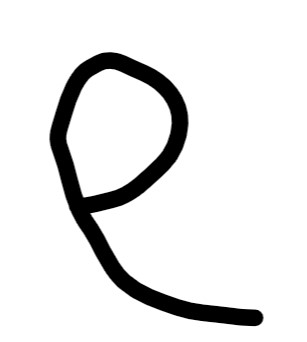
#> input picture src/test_images/test_0.jpg, 307 x 342 px; the run also reads 2 pictures not shown here
$ jupyter execute --allow-errors 'Handwritten Digit Recognition.ipynb'
#> lines starting #> are read from the running program, lines starting #| are printed output that depends on the picture; after the words box and inside, x2 and y2 are one past the last pixel; in counts of white or black regions, pixels touching at a corner belong together
### notebooks/layers/sequential.py
from __future__ import print_function
import numpy as np
import math


class Sequential(object):
    def __init__(self, layers, loss):
        """
        Sequential model

        Implements a sequence of layers

        Parameters
        ----------
        layers : list of layer objects
        loss : loss object
        """
        self.layers = layers
        self.loss = loss

    # [59 lines left out: functions forward, backward, update_param, not called in this run]


    def fit(self, x, y, epochs=10, lr=0.1, batch_size=128):
        """
        Fit parameters of all layers using batches

        Parameters
        ----------
        x : numpy matrix
            Training data (number of samples x number of features)
        y : numpy matrix
            Training labels (number of samples x number of features) (one-hot)
        epochs: integer
            Number of epochs to run (1 epoch = 1 pass through entire data)
        lr: float
            Learning rate
        batch_size: integer
            Number of data samples per batch of gradient descent
        """

        nb_of_batches = math.ceil(len(x) / batch_size)

        loss_per_epoch = []

        for epoch in range(0, epochs+1):
            start = 0
            loss_per_batch = []
            for i in range(1, nb_of_batches + 1):

                cutoff = i * batch_size if i != nb_of_batches else len(x)
                batch = x[start:cutoff, :]
                batch_targets = y[start:cutoff, :]
                start = cutoff
                loss = self.forward(batch, batch_targets)
                loss_per_batch.append(loss)

                if epoch != 0:                  #to add the loss at epoch 0, before update
                    self.backward()
                    self.update_param(lr)

            loss_per_epoch.append(np.mean(loss_per_batch))
        return loss_per_epoch


    # [17 lines left out: function predict, not called in this run]


### notebooks/layers/full.py
import numpy as np


class FullLayer(object):
    def __init__(self, n_i, n_o):
        """
        Fully connected layer

        Parameters
        ----------
        n_i : integer
            The number of inputs
        n_o : integer
            The number of outputs
        """
        self.x = None
        self.W_grad = None
        self.b_grad = None

        # need to initialize self.W and self.b
        self.W = np.random.normal(loc=0, scale=np.sqrt(2/(n_i+n_o)), size=(n_o, n_i))
        self.b = np.zeros(shape=(1, n_o))

    # [72 lines left out: functions forward, backward, update_param, not called in this run]

### notebooks/layers/relu.py
import numpy as np

class ReluLayer(object):
    def __init__(self):
        """
        Rectified Linear Unit
        """
        self.y = None

    # [47 lines left out: functions forward, backward, not called in this run]

    def update_param(self, lr):
        pass  # no parameters to update

### notebooks/layers/softmax.py
import numpy as np


class SoftMaxLayer(object):
    def __init__(self):
        """
        Constructor
        """
        self.y = None

    # [61 lines left out: functions forward, backward, not called in this run]


    def update_param(self, lr):
        pass  # no learning for softmax layer

### notebooks/layers/cross_entropy.py
import numpy as np


class CrossEntropyLayer(object):
    def __init__(self):
        """
        Constructor
        """
        self.x = None
        self.t = None

    # [48 lines left out: functions forward, backward, not called in this run]


### notebooks/Handwritten Digit Recognition.ipynb
# Introduction

In this project, we will build a **note-taking mobile application**. In this application, the user will be able to:

1. Create, edit, and rename different note pages
2. Type notes, as all regular note-taking applications allow
3. Write the notes using the phone's touchscreen

A screenshot of the design of the app can be seen below:

The **main objective** of this notebook **is to document** the development of the third feature, writing the notes using the phone's touchscreen. For this feature, the application will have to use a **Machine Learning model to analyze and identify the hand-written words/digits** that the user wrote, in order to then convert them to text.

As such, the flow of the project is as follows:

1. **[Data Preparation](#data_preparation)**: In this section, we describe, and clean the datasets used for model training

2. **[Preprocessing](#preprocessing)**: In this section, we define the preprocessing that needs to be done on input data before feeding it to the model

3. **[Modelling](#modelling)**: In this section, we build different models and evaluate each in order to come up with a final choice on which model to adopt in our application

4. **[Deployment](#deployment)**: In this section, we discuss how the model was deployed and interfaced with the built mobile application

5. **[Conclusion](#conclusion)**: In this section, we conclude the project

# Data Preparation

# Preprocessing <a id='preprocessing'></a>

As an initial step, we need to find a way to extract the character from the image.

To do so, we can use OpenCV's contour function.
<p style="color: red">INSERT EXPLANATION OF HOW THE CONTOURS WORK</p>

We decide to crop the image with size **because********************

Having said that, we can now write a function that gets the bounding box around a certain character in an image.

[cell 1]
import cv2
import numpy as np
import matplotlib
import matplotlib.pyplot as plt
import itertools

[cell 2]
def get_bounding_box(input_dir, fname, output_directory="", write=False):
    """
    Extracts the letter from an image by getting bounding boxes and resizes
    the photo to 40x30x3 (RGB color stays)

    Parameters
    ----------
    input_dir : string
        Directory that contains the file to be analyzed (excluding the name of the file).
    fname : string
        The name of the file to be analyzed.
    output_directory : string
        Directory where the resulting file should be saved.
    show : boolean, optional
        Displays the image using OpenCV if True. The default is False.

    Returns
    -------
    ndarray
        Original image with bounding boxes applied on it.
    letter_imgs : list
        List of cropped images from the bounding boxes.

    """
#> called with input_dir = '../src/test_images', fname = 'test_0.jpg', output_directory = '../src/test_images/results', write = False

    image = cv2.imread(f"{input_dir}/{fname}")
#> image is the input picture: shape (342, 307, 3); min 0, max 255, mean 229.2
    original = image.copy()

    gray = cv2.cvtColor(image, cv2.COLOR_BGR2GRAY)
    thresh = cv2.threshold(gray, 0, 255,
                           cv2.THRESH_BINARY_INV + cv2.THRESH_OTSU)[1]
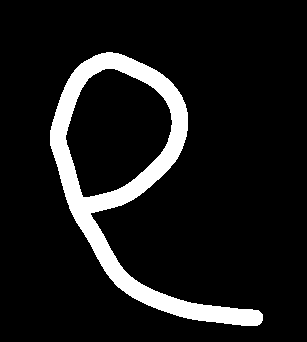
#> thresh: shape (342, 307); 10.2% white; 1 white region

    cnts = cv2.findContours(thresh, cv2.RETR_EXTERNAL, cv2.CHAIN_APPROX_SIMPLE)
#> cnts = 1 contour; box (x1, y1, x2, y2) and area: (50, 52, 263, 326) 19832
    cnts = cnts[0] if len(cnts) == 2 else cnts[1]

    bounding_rects = [cv2.boundingRect(c) for c in cnts]
#> bounding_rects = [(50, 52, 213, 274)]

    letter_imgs = []

    for index, (x, y, w, h) in enumerate(bounding_rects):
        cv2.rectangle(image, (x, y), (x + w, y + h), (0, 0, 255), 2)

        t, imbw = cv2.threshold(gray, 127, 255, cv2.THRESH_BINARY)
        ROI = original[y:y + h, x:x + w]
        imbw = imbw[y:y + h, x:x + w]
        ROI = cv2.resize(ROI, (40, 30), interpolation=cv2.INTER_CUBIC)[:, :, 0]
        imbw = cv2.resize(imbw, (40, 30), interpolation=cv2.INTER_CUBIC)

        letter_imgs.append(imbw)

        if write:
            ext_pos = fname.rfind(".")
            file_name = fname[:ext_pos] + f"_{index}" + fname[ext_pos:]
            cv2.imwrite(f'{output_directory}/{file_name}', imbw)
#> this loop made 1 pass
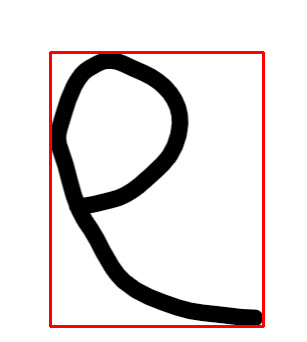
#> image: shape (342, 307, 3); 2.78% of pixels changed, all inside (x1, y1, x2, y2) = (49, 51, 265, 328)
#> after the loop, letter_imgs = 1 item

    return (image[:, :, ::-1], letter_imgs)

Let's test it out:

[cell 3]
image_with_boxes, cropped = get_bounding_box("../src/test_images",
                                             "test_0.jpg",
                                             "../src/test_images/results")
#> cropped = 1 item
plt.figure(figsize=(3, 3))

plt.subplot(1, len(cropped) + 1, 1)
plt.imshow(image_with_boxes)
plt.title("Bounding Boxes", fontsize=10)
plt.xticks([])
plt.yticks([])

for i, letter in enumerate(cropped):
    plt.subplot(1, len(cropped) + 1, i + 2)
    plt.imshow(letter, cmap="gray")
    plt.title(f"Cropped letter {i+1}", fontsize=10)
    plt.xticks([])
    plt.yticks([])
#> this loop made 1 pass

The above algorithm can also detect multiple letters in the same image:

[cell 4]
image_with_boxes, cropped = get_bounding_box("../src/test_images",
                                             "test_01.jpg")
#> call 2 of get_bounding_box, with input_dir = '../src/test_images', fname = 'test_01.jpg', output_directory = '', write = False
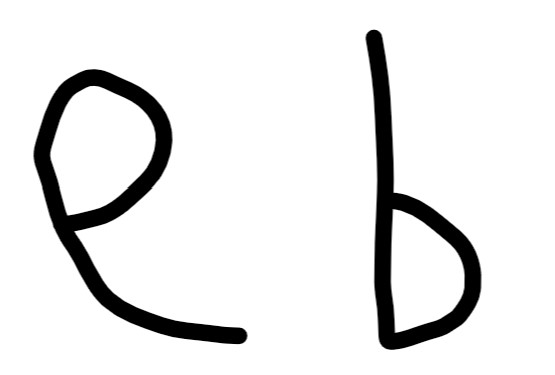
#> input picture src/test_images/test_01.jpg, 555 x 375 px
#> in get_bounding_box, image is the input picture: shape (375, 555, 3); min 0, max 255, mean 230.8
#> in get_bounding_box (call 2), `cnts = cv2.findContours(thresh, cv2.RETR_EXTERNAL, cv2.CHAIN_APPROX_SI..`: cnts = 2 contours; box (x1, y1, x2, y2) and area: (34, 69, 247, 344) 19938, (366, 30, 481, 350) 15348
#> in get_bounding_box (call 2), `bounding_rects = [cv2.boundingRect(c) for c in cnts]`: bounding_rects = [(34, 69, 213, 275), (366, 30, 115, 320)]
#> the loop in get_bounding_box (call 2), `for index, (x, y, w, h) in enumerate(bounding_rects):` made 2 passes
#> pass 1, in get_bounding_box (call 2), `imbw = imbw[y:y + h, x:x + w]`:
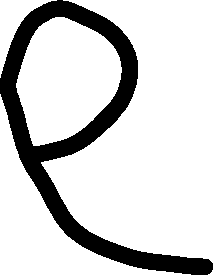
#> imbw: shape (275, 213); 81.8% white; 1 black region, box (x1, y1, x2, y2) and area: (0, 0, 213, 275) 10689
#> after the loop in get_bounding_box (call 2), `for index, (x, y, w, h) in enumerate(bounding_rects):`:
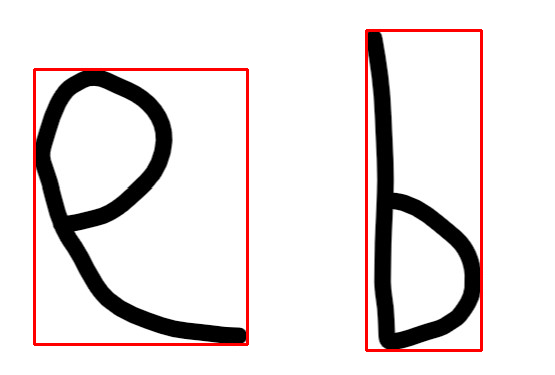
#> image: shape (375, 555, 3); 2.66% of pixels changed, all inside (x1, y1, x2, y2) = (33, 29, 483, 352)
#> after the loop in get_bounding_box (call 2), `for index, (x, y, w, h) in enumerate(bounding_rects):`: letter_imgs = 2 items
#> image_with_boxes: shape (375, 555, 3)
#> cropped = 2 items

plt.figure(figsize=(7, 1))

plt.subplot(1, len(cropped) + 1, 1)
plt.imshow(image_with_boxes)
plt.title("Bounding Boxes", fontsize=10)
plt.xticks([])
plt.yticks([])

for i, letter in enumerate(cropped):
    plt.subplot(1, len(cropped) + 1, i + 2)
    plt.imshow(letter, cmap="gray")
    plt.title(f"Cropped letter {i+1}", fontsize=10)
    plt.xticks([])
    plt.yticks([])
#> this loop made 2 passes

However, as used now, the algorithm might generate undesired results. For instance, when writing the letter A, the user might draw it in such a way that the dash connecting the two sides might not intersect them. In this case, the algorithm would detect two objects, instead of one connected A. This case is also seen with letters that take in a *dot*, such as the 'i' or the 'j'. Below is an example:

[cell 5]
i, _ = get_bounding_box("./images", fname="letter_i.jpg")
#> call 3 of get_bounding_box, with input_dir = './images', fname = 'letter_i.jpg', output_directory = '', write = False
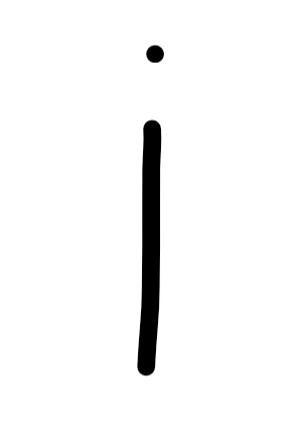
#> input picture notebooks/images/letter_i.jpg, 307 x 435 px
#> in get_bounding_box, image is the input picture: shape (435, 307, 3); min 0, max 255, mean 246
#> in get_bounding_box (call 3), `thresh = cv2.threshold(gray, 0, 255, cv2.THRESH_BINARY_INV + cv2.THRES..`:
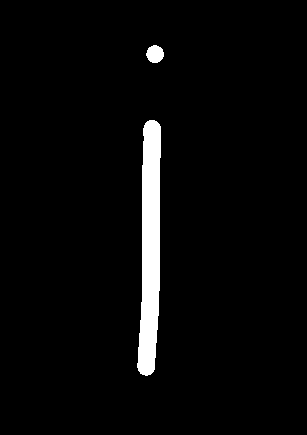
#> thresh: shape (435, 307); 3.5% white; 2 white regions
#> in get_bounding_box (call 3), `cnts = cv2.findContours(thresh, cv2.RETR_EXTERNAL, cv2.CHAIN_APPROX_SI..`: cnts = 2 contours; box (x1, y1, x2, y2) and area: (137, 120, 161, 376) 4227, (146, 45, 164, 63) 221
#> in get_bounding_box (call 3), `bounding_rects = [cv2.boundingRect(c) for c in cnts]`: bounding_rects = [(137, 120, 24, 256), (146, 45, 18, 18)]
#> the loop in get_bounding_box (call 3), `for index, (x, y, w, h) in enumerate(bounding_rects):` made 2 passes
A, _ = get_bounding_box("./images", fname="letter_A.jpg")
#> call 4 of get_bounding_box, with input_dir = './images', fname = 'letter_A.jpg', output_directory = '', write = False
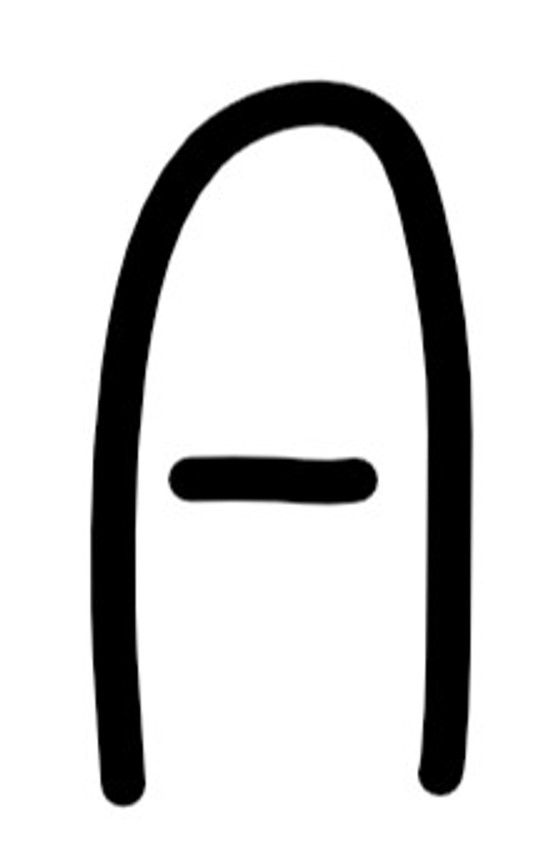
#> input picture notebooks/images/letter_A.jpg, 542 x 855 px
#> in get_bounding_box, image is the input picture: shape (855, 542, 3); min 0, max 255, mean 212.5
#> in get_bounding_box (call 4), `thresh = cv2.threshold(gray, 0, 255, cv2.THRESH_BINARY_INV + cv2.THRES..`:
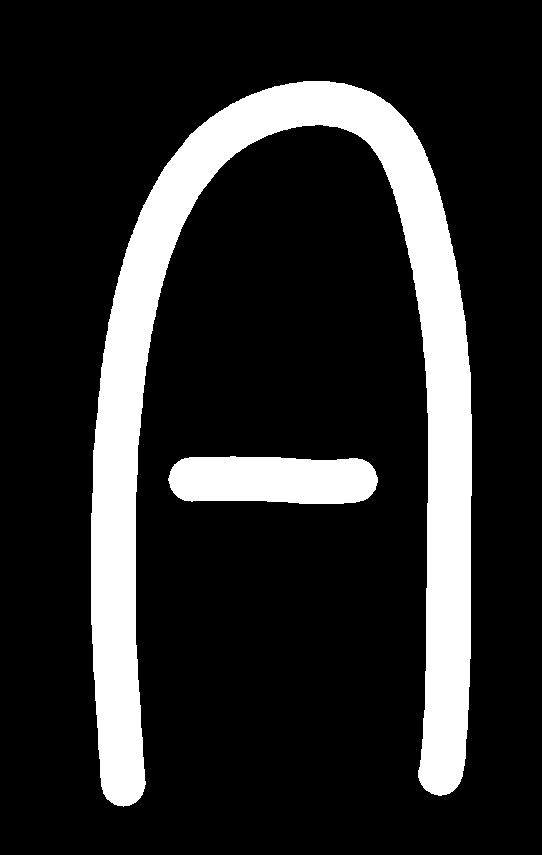
#> thresh: shape (855, 542); 16.7% white; 2 white regions
#> in get_bounding_box (call 4), `cnts = cv2.findContours(thresh, cv2.RETR_EXTERNAL, cv2.CHAIN_APPROX_SI..`: cnts = 2 contours; box (x1, y1, x2, y2) and area: (91, 81, 472, 807) 66912, (168, 456, 378, 504) 8594
#> in get_bounding_box (call 4), `bounding_rects = [cv2.boundingRect(c) for c in cnts]`: bounding_rects = [(168, 456, 210, 48), (91, 81, 381, 726)]
#> the loop in get_bounding_box (call 4), `for index, (x, y, w, h) in enumerate(bounding_rects):` made 2 passes
#> pass 1, in get_bounding_box (call 4), `ROI = cv2.resize(ROI, (40, 30), interpolation=cv2.INTER_CUBIC)[:, :, 0]`:
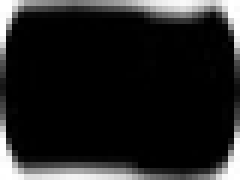
#> ROI: shape (30, 40) (shown 6 times larger); min 0, max 255, mean 33.7
#> (the rest of the program and of its run is left out)
